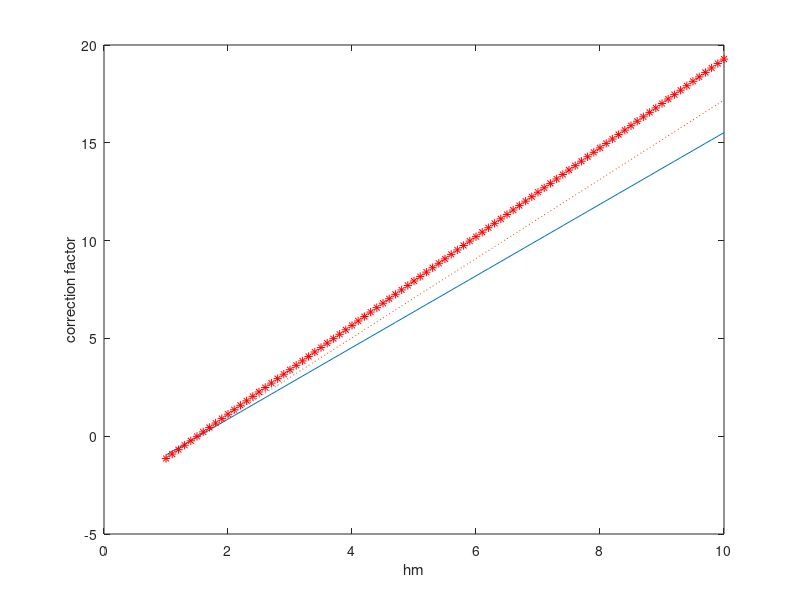

This figure's MATLAB source:
clc;
close all;
hm=1:0.1:10;

fc1=200;
a1=((( 1.1*log10(fc1))- 0.7)*hm)-((1.56*log10(fc1))-0.8);

fc2=300;
a2=((( 1.1*log10(fc2))- 0.7)*hm)-((1.56*log10(fc2))-0.8);

fc3=500;
a3=((( 1.1*log10(fc3))- 0.7)*hm)-((1.56*log10(fc3))-0.8);

plot(hm,a1,hm,a2,':',hm,a3,':r*')
xlabel('hm')
ylabel('correction factor');
